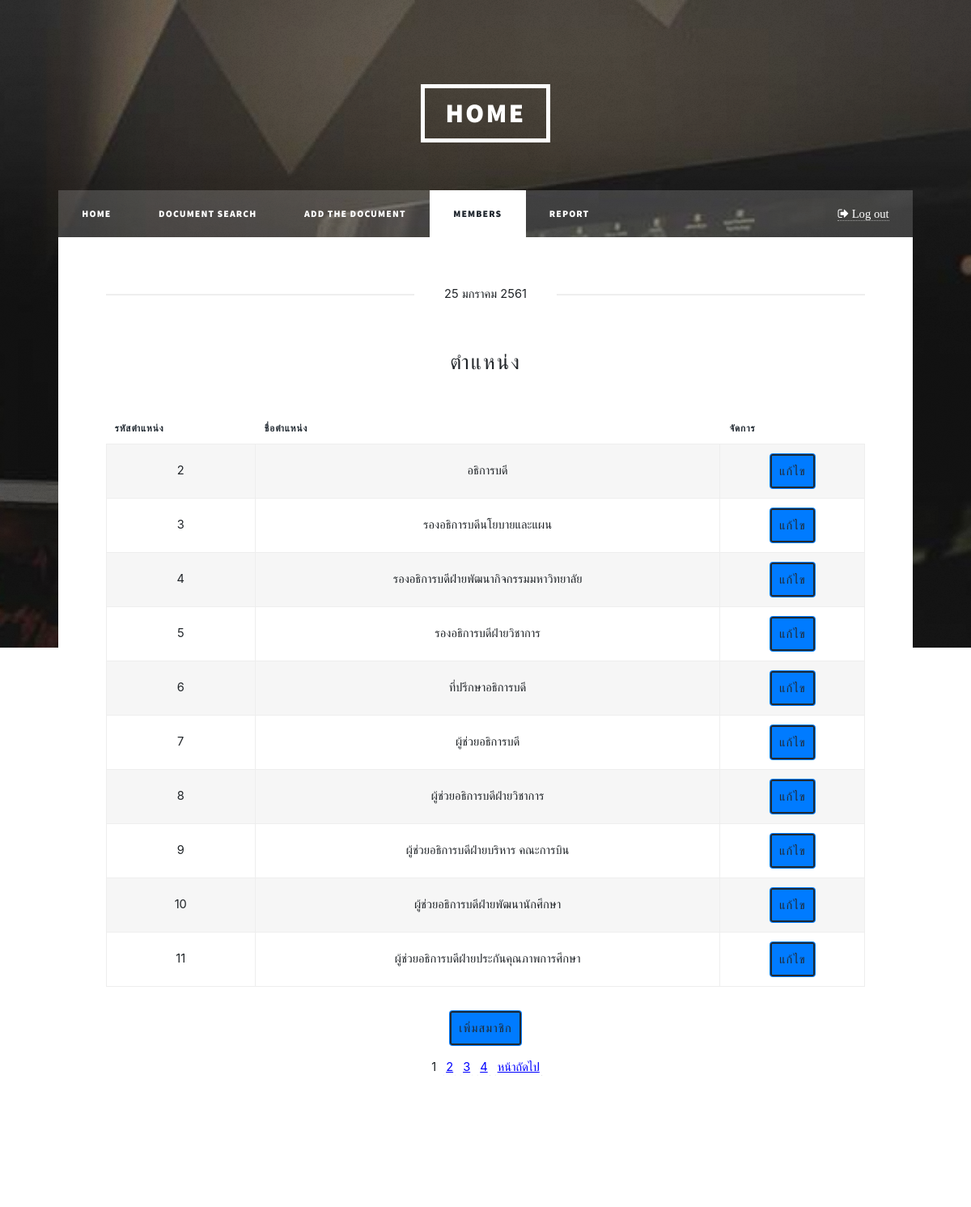
The page /admin/position.php (signed in) on the database its author committed.
### tables this page shows
CREATE TABLE `positionuser` (
  `positionId` int(11) UNSIGNED NOT NULL,
  `positionName` varchar(300) NOT NULL
);

### connect.php (called while the page is built, shortened)
<?php
	$months=array(  "0"=>"", "01"=>"มกราคม", "02"=>"กุมภาพันธ์", "03"=>"มีนาคม", "04"=>"เมษายน", "05"=>"พฤษภาคม", "06"=>"มิถุนายน", "07"=>"กรกฎาคม", "08"=>"สิงหาคม", "09"=>"กันยายน", "10"=>"ตุลาคม",  "11"=>"พฤศจิกายน",  "12"=>"ธันวาคม"
		);
	$date = date('j');
	$m = date('m');
	$month = $months[$m];
	$year = date('Y')+543;
?>

### admin/position.php (the view, shortened to what this page needs)
<?php
include "../connect.php";
include "../pagination.php";
$q =  "SELECT * FROM positionuser";
$result = page_query($link,$q,10);
if($_SESSION['ses_Id'] ==""){
	header("Location: ../login.php");
	die();
} else if($_SESSION['status'] != 1){
	header("Location: ../logout.php");
	die();
}else{
	?>
	<!DOCTYPE HTML>
<html>
<head>
	<link rel="stylesheet" href="../assets/css/main.css" />
	<link href="../assets/css/freelancer.min.css" rel="stylesheet">
	<link href="../assets/css/bootstrap.min.css" rel="stylesheet">
</head>
<body class="is-loading"  id="page-top">
	<div id="wrapper" class="fade-in">
		<header id="header">
			<a href="index.php" class="logo">Home</a>
		</header>
		<nav id="nav">
			<ul class="links">
				<li ><a href="../admin/index.php">Home</a></li>
				<li ><a href="../admin/Document_admin.php">Document search</a></li>
				<li ><a href="../admin/AddDocument.php">Add the document</a></li>
				<li class="active"><a href="../admin/members.php">members</a></li>
				<li ><a href="../admin/report.php">report</a></li>
			</ul>
			<ul class="icons">
				<li><a href="../logout.php" class="fa fa-sign-out"><span class="label"> Log out</span></a></li>
			</ul>
		</nav>
		<div id="main">
			<article class="post featured">
				<header class="major">
					<span class="date"><?php echo "$date $month $year";?></span>
					<h3><a href="#">ตำแหน่ง</a></h3>
				</header>
				<div class="table-wrapper">
					<table class="alt">
							<thead>
								<tr>
									<th>รหัสตำแหน่ง</th>
									<th>ชื่อตำแหน่ง</th>
									<th>จัดการ</th>
								</tr>
							</thead>
							<tbody>
								<?php
								while ($row = mysqli_fetch_array($result,MYSQLI_ASSOC)) {
									?>
									<tr>
										<td>
											<?php echo $row['positionId'] ?>
										</td>
										<td><?php echo $row['positionName'] ?></td>
							<td><a href="positionUpdate.php?positionId=<?php echo $row['positionId'] ?>"><button class="btn btn-primary">แก้ไข</button></a>
										</td>
									</tr>
									<?php }
									?>
								</tbody>
							</table>
							<P id="portfolio">
							<div class="container">
								<div class="portfolio-link" href="#portfolioModal1" data-toggle="modal">
									<button type="button" class="btn btn-primary" >	เพิ่มสมาชิก</button>
								</div>
							</div>
						</P>
						</div>
					</article>
				</div>
				<div id="copyright">
					<ul><li>&copy; Untitled</li><li>By: <a href="#">Foremost & Kwang</a></li></ul>
				</div>
			</div>
		</body>
		</html>
		<?php }
		?>

### rows shown on the page
positionuser: positionId "2", positionName "อธิการบดี"
positionuser: positionId "3", positionName "รองอธิการบดีนโยบายและแผน"
positionuser: positionId "4", positionName "รองอธิการบดีฝ่ายพัฒนากิจกรรมมหาวิทยาลัย"
positionuser: positionId "5", positionName "รองอธิการบดีฝ่ายวิชาการ"
positionuser: positionId "6", positionName "ที่ปรึกษาอธิการบดี"
positionuser: positionId "7", positionName "ผู้ช่วยอธิการบดี"
positionuser: positionId "8", positionName "ผู้ช่วยอธิการบดีฝ่ายวิชาการ"
positionuser: positionId "9", positionName "ผู้ช่วยอธิการบดีฝ่ายบริหาร คณะการบิน"
positionuser: positionId "10", positionName "ผู้ช่วยอธิการบดีฝ่ายพัฒนานักศึกษา"
positionuser: positionId "11", positionName "ผู้ช่วยอธิการบดีฝ่ายประกันคุณภาพการศึกษา"

### other values the page prints
$date "25"
$month "มกราคม"
$year "2561"
$t "1"
$t "2 3 4 หน้าถัดไป"
